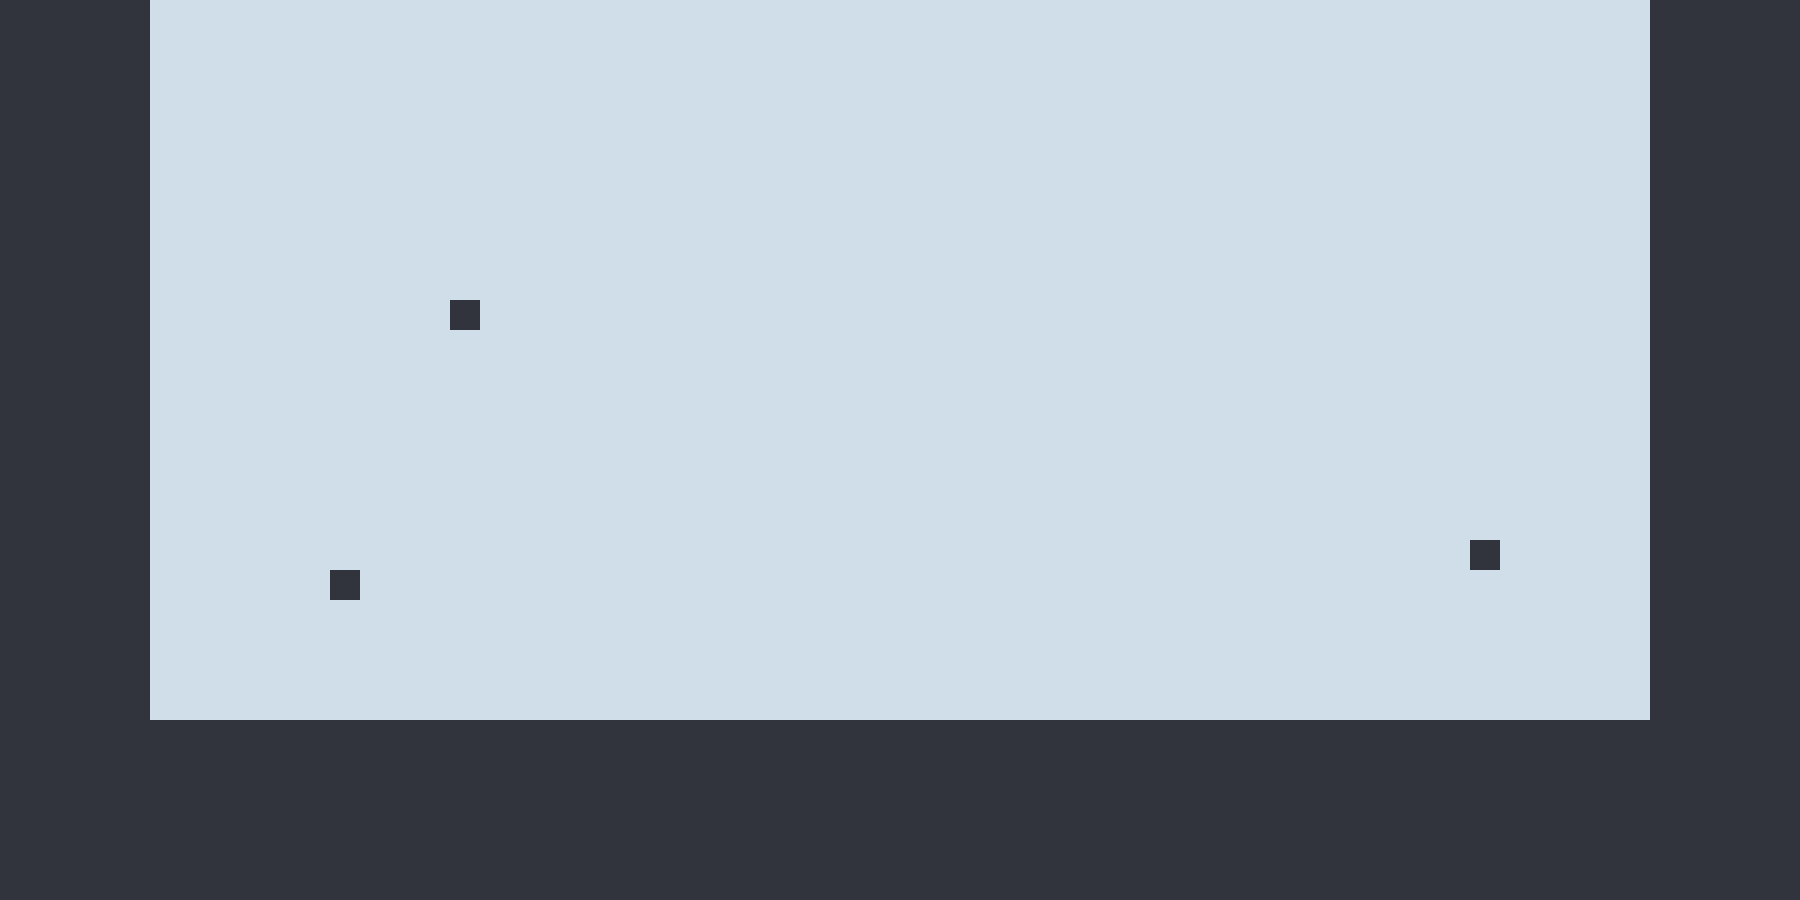

This game map was drawn from its Tiled (.tmx) file and the tilesets committed beside it. A one-line description and the full map source follow:
An orthogonal 60x30 tile map with 30x30 px tiles, 1 tile layer (Tile Layer 1).

<map version="1.0" orientation="orthogonal" renderorder="right-down" width="60" height="30" tilewidth="30" tileheight="30" nextobjectid="1">
 <tileset firstgid="1" name="tileset4" tilewidth="30" tileheight="30" tilecount="54" columns="6">
  <image source="tileset4.png" width="180" height="270" />
  <tile id="0">
   <properties>
    <property name="Impassable" type="bool" value="true" />
   </properties>
  </tile>
  <tile id="2">
   <properties>
    <property name="EntityType" value="Enemy" />
    <property name="SpawnPoint" value="BasicEnemy" />
   </properties>
  </tile>
  <tile id="7">
   <properties>
    <property name="EntityType" value="Player" />
    <property name="SpawnPoint" value="Player" />
   </properties>
  </tile>
  <tile id="9">
   <properties>
    <property name="EntityType" value="Enemy" />
    <property name="SpawnPoint" value="BasicGun" />
   </properties>
  </tile>
 </tileset>
 <layer name="Tile Layer 1" width="60" height="30">
  <data encoding="csv">
1,1,1,1,1,2,2,2,2,2,2,2,2,2,2,2,2,2,2,2,2,2,2,2,2,2,2,2,2,2,2,2,2,2,2,2,2,2,2,2,2,2,2,2,2,2,2,2,2,2,2,2,2,2,2,1,1,1,1,1,
1,1,1,1,1,2,2,2,2,2,2,2,2,2,2,2,2,2,2,2,2,2,2,2,2,2,2,2,2,2,2,2,2,2,2,2,2,2,2,2,2,2,2,2,2,2,2,2,2,2,2,2,2,2,2,1,1,1,1,1,
1,1,1,1,1,2,2,2,2,2,2,2,2,2,2,2,2,2,2,2,2,2,2,2,2,2,2,2,2,2,2,2,2,2,2,2,2,2,2,2,2,2,2,2,2,2,2,2,2,2,2,2,2,2,2,1,1,1,1,1,
1,1,1,1,1,2,2,2,2,2,2,2,2,2,2,2,2,2,2,2,2,2,2,2,2,2,2,2,2,2,2,2,2,2,2,2,2,2,2,2,2,2,2,2,2,2,2,2,2,2,2,2,2,2,2,1,1,1,1,1,
1,1,1,1,1,2,2,2,2,2,2,2,2,2,2,2,2,2,2,2,2,2,2,2,2,2,2,2,2,2,2,2,2,2,2,2,2,2,2,2,2,2,2,2,2,2,2,2,2,2,2,2,2,2,2,1,1,1,1,1,
1,1,1,1,1,2,2,2,2,2,2,2,2,2,2,2,2,2,2,2,2,2,2,2,2,2,2,2,2,2,2,2,2,2,2,2,2,2,2,2,2,2,2,2,2,2,2,2,2,2,2,2,2,2,2,1,1,1,1,1,
1,1,1,1,1,2,2,2,2,2,2,2,2,2,2,2,2,2,2,2,2,2,2,2,2,2,2,2,2,2,2,2,2,2,2,2,2,2,2,2,2,2,2,2,2,2,2,2,2,2,2,2,2,2,2,1,1,1,1,1,
1,1,1,1,1,2,2,2,2,2,2,2,2,2,2,2,2,2,2,2,2,2,2,2,2,2,2,2,2,2,2,2,2,2,2,2,2,2,2,2,2,2,2,2,2,2,2,2,2,2,2,2,2,2,2,1,1,1,1,1,
1,1,1,1,1,2,2,2,2,2,2,2,2,2,2,2,2,2,2,2,2,2,2,2,2,2,2,2,2,2,2,2,2,2,2,2,2,2,2,2,2,2,2,2,2,2,2,2,2,2,2,2,2,2,2,1,1,1,1,1,
1,1,1,1,1,2,2,2,2,2,2,2,2,2,2,2,2,2,2,2,2,2,2,2,2,2,2,2,2,2,2,2,2,2,2,2,2,2,2,2,2,2,2,2,2,2,2,2,2,2,2,2,2,2,2,1,1,1,1,1,
1,1,1,1,1,2,2,2,2,2,2,2,2,2,2,10,2,2,2,2,2,2,2,2,2,2,2,2,2,2,2,2,2,2,2,2,2,2,2,2,2,2,2,2,2,2,2,2,2,2,2,2,2,2,2,1,1,1,1,1,
1,1,1,1,1,2,2,2,2,2,2,2,2,2,2,2,2,2,2,2,2,2,2,2,2,2,2,2,2,2,2,2,2,2,2,2,2,2,2,2,2,2,2,2,2,2,2,2,2,2,2,2,2,2,2,1,1,1,1,1,
1,1,1,1,1,2,2,2,2,2,2,2,2,2,2,2,2,2,2,2,2,2,2,2,2,2,2,2,2,2,2,2,2,2,2,2,2,2,2,2,2,2,2,2,2,2,2,2,2,2,2,2,2,2,2,1,1,1,1,1,
1,1,1,1,1,2,2,2,2,2,2,2,2,2,2,2,2,2,2,2,2,2,2,2,2,2,2,2,2,2,2,2,2,2,2,2,2,2,2,2,2,2,2,2,2,2,2,2,2,2,2,2,2,2,2,1,1,1,1,1,
1,1,1,1,1,2,2,2,2,2,2,2,2,2,2,2,2,2,2,2,2,2,2,2,2,2,2,2,2,2,2,2,2,2,2,2,2,2,2,2,2,2,2,2,2,2,2,2,2,2,2,2,2,2,2,1,1,1,1,1,
1,1,1,1,1,2,2,2,2,2,2,2,2,2,2,2,2,2,2,2,2,2,2,2,2,2,2,2,2,2,2,2,2,2,2,2,2,2,2,2,2,2,2,2,2,2,2,2,2,2,2,2,2,2,2,1,1,1,1,1,
1,1,1,1,1,2,2,2,2,2,2,2,2,2,2,2,2,2,2,2,2,2,2,2,2,2,2,2,2,2,2,2,2,2,2,2,2,2,2,2,2,2,2,2,2,2,2,2,2,2,2,2,2,2,2,1,1,1,1,1,
1,1,1,1,1,2,2,2,2,2,2,2,2,2,2,2,2,2,2,2,2,2,2,2,2,2,2,2,2,2,2,2,2,2,2,2,2,2,2,2,2,2,2,2,2,2,2,2,2,2,2,2,2,2,2,1,1,1,1,1,
1,1,1,1,1,2,2,2,2,2,2,2,2,2,2,2,2,2,2,2,2,2,2,2,2,2,2,2,2,2,2,2,2,2,2,2,2,2,2,2,2,2,2,2,2,2,2,2,2,10,2,2,2,2,2,1,1,1,1,1,
1,1,1,1,1,2,2,2,2,2,2,8,2,2,2,2,2,2,2,2,2,2,2,2,2,2,2,2,2,2,2,2,2,2,2,2,2,2,2,2,2,2,2,2,2,2,2,2,2,2,2,2,2,2,2,1,1,1,1,1,
1,1,1,1,1,2,2,2,2,2,2,2,2,2,2,2,2,2,2,2,2,2,2,2,2,2,2,2,2,2,2,2,2,2,2,2,2,2,2,2,2,2,2,2,2,2,2,2,2,2,2,2,2,2,2,1,1,1,1,1,
1,1,1,1,1,2,2,2,2,2,2,2,2,2,2,2,2,2,2,2,2,2,2,2,2,2,2,2,2,2,2,2,2,2,2,2,2,2,2,2,2,2,2,2,2,2,2,2,2,2,2,2,2,2,2,1,1,1,1,1,
1,1,1,1,1,2,2,2,2,2,2,2,2,2,2,2,2,2,2,2,2,2,2,2,2,2,2,2,2,2,2,2,2,2,2,2,2,2,2,2,2,2,2,2,2,2,2,2,2,2,2,2,2,2,2,1,1,1,1,1,
1,1,1,1,1,2,2,2,2,2,2,2,2,2,2,2,2,2,2,2,2,2,2,2,2,2,2,2,2,2,2,2,2,2,2,2,2,2,2,2,2,2,2,2,2,2,2,2,2,2,2,2,2,2,2,1,1,1,1,1,
1,1,1,1,1,1,1,1,1,1,1,1,1,1,1,1,1,1,1,1,1,1,1,1,1,1,1,1,1,1,1,1,1,1,1,1,1,1,1,1,1,1,1,1,1,1,1,1,1,1,1,1,1,1,1,1,1,1,1,1,
1,1,1,1,1,1,1,1,1,1,1,1,1,1,1,1,1,1,1,1,1,1,1,1,1,1,1,1,1,1,1,1,1,1,1,1,1,1,1,1,1,1,1,1,1,1,1,1,1,1,1,1,1,1,1,1,1,1,1,1,
1,1,1,1,1,1,1,1,1,1,1,1,1,1,1,1,1,1,1,1,1,1,1,1,1,1,1,1,1,1,1,1,1,1,1,1,1,1,1,1,1,1,1,1,1,1,1,1,1,1,1,1,1,1,1,1,1,1,1,1,
1,1,1,1,1,1,1,1,1,1,1,1,1,1,1,1,1,1,1,1,1,1,1,1,1,1,1,1,1,1,1,1,1,1,1,1,1,1,1,1,1,1,1,1,1,1,1,1,1,1,1,1,1,1,1,1,1,1,1,1,
1,1,1,1,1,1,1,1,1,1,1,1,1,1,1,1,1,1,1,1,1,1,1,1,1,1,1,1,1,1,1,1,1,1,1,1,1,1,1,1,1,1,1,1,1,1,1,1,1,1,1,1,1,1,1,1,1,1,1,1,
1,1,1,1,1,1,1,1,1,1,1,1,1,1,1,1,1,1,1,1,1,1,1,1,1,1,1,1,1,1,1,1,1,1,1,1,1,1,1,1,1,1,1,1,1,1,1,1,1,1,1,1,1,1,1,1,1,1,1,1
</data>
 </layer>
</map>
